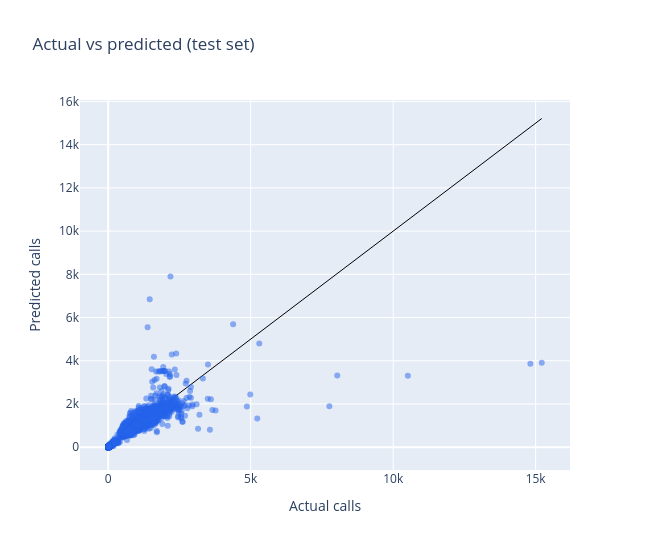

This figure's notebook cell:
### Code cell
pred = model.predict(X_test)
mae = mean_absolute_error(y_test, pred)
rmse = mean_squared_error(y_test, pred) ** 0.5
baseline_mae = mean_absolute_error(y_test, X_test['lag_1'])

print(f'Model MAE:    {mae:.2f}')
print(f'Model RMSE:   {rmse:.2f}')
print(f'Baseline MAE: {baseline_mae:.2f}  (predict calls = last week)')

hover = [
    f'<b>board {b}</b><br>week: {w}<br>actual: {a:.0f}<br>predicted: {p:.0f}<br>events: {e:.0f}'
    f'<br>pred temp: {tmin:.0f}–{tmax:.0f}°C<br>rain: {rain}  snow: {snow}'
    for b, w, a, p, e, tmin, tmax, rain, snow in zip(
        test['board_key'], test['year_week'].astype(str), y_test, pred, X_test['event_count'],
        X_test['pred_temp_min'], X_test['pred_temp_max'],
        X_test['pred_had_rain'], X_test['pred_had_snow'],
    )
]

fig = go.Figure()
lims = [0, max(y_test.max(), pred.max())]
fig.add_trace(go.Scatter(x=lims, y=lims, mode='lines',
                         line=dict(color='black', width=1), showlegend=False, hoverinfo='skip'))
fig.add_trace(go.Scatter(x=y_test, y=pred, mode='markers',
                         marker=dict(size=6, opacity=0.5, color='#2563eb'),
                         text=hover, hoverinfo='text', showlegend=False))
fig.update_layout(
    title='Actual vs predicted (test set)',
    xaxis_title='Actual calls', yaxis_title='Predicted calls',
    width=650, height=550,
)
fig.show()

importance = pd.Series(model.feature_importances_, index=FEATURES).sort_values()
fig, ax = plt.subplots(figsize=(6, 5))
ax.barh(importance.index, importance.values)
ax.set_title('Feature importance')
plt.tight_layout()
plt.show()

### Figure 1 — Plotly figure (JSON) as saved in the notebook; plotly's stock layout.template omitted (floating-point values rounded to 4 significant figures; data arrays with more than 128 entries replaced by an {"elided": "..."} marker saying what was removed)
{"data": [{"hoverinfo": "skip", "line": {"color": "black", "width": 1}, "mode": "lines", "showlegend": false, "type": "scatter", "x": [0, 15214], "y": [0, 15214]}, {"hoverinfo": "text", "marker": {"color": "#2563eb", "opacity": 0.5, "size": 6}, "mode": "markers", "showlegend": false, "text": {"elided": "4436 str values"}, "type": "scatter", "x": {"elided": "4436 int values"}, "y": {"elided": "4436 float values"}}], "layout": {"height": 550, "title": {"text": "Actual vs predicted (test set)"}, "width": 650, "xaxis": {"title": {"text": "Actual calls"}}, "yaxis": {"title": {"text": "Predicted calls"}}}}
